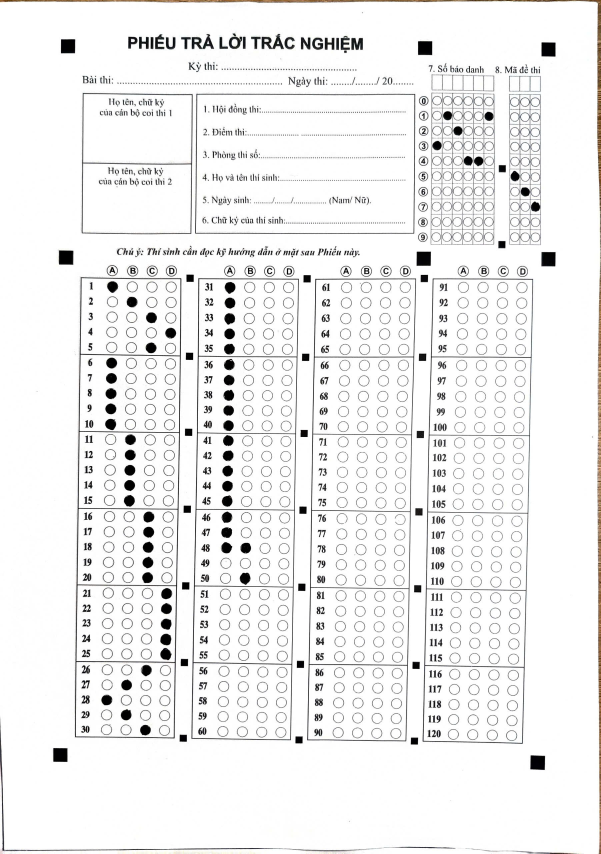
#> input picture images/2020.jpg, 1801 x 2560 px, found by its file name (shown at 1/3 size)
$ python test.py
#> lines starting #> are read from the running program, lines starting #| are printed output that depends on the picture; after the words box and inside, x2 and y2 are one past the last pixel; in counts of white or black regions, pixels touching at a corner belong together
### support2020.py
import cv2
import numpy as np
#area > 50
def rectContour(contours):
    rectCont =[]
    for contour in contours:
        area = cv2.contourArea(contour)
        if area >= 30:
            peri = cv2.arcLength(contour, True)
            approx = cv2.approxPolyDP(contour,0.04*peri,True)
            if len(approx) == 4:
                rectCont.append(contour)
    rectCont = sorted(rectCont,key= cv2.contourArea,reverse=True)
    return rectCont
def splitImg(img):
    boxes = []
    h,w = img.shape[:2]
    piece_width = w // 4
    piece_height = h // 6
    for x in range(4):
        for y in range(6):
            x_start = x*piece_width
            x_end = x_start+piece_width
            y_start = y*piece_height
            y_end = y_start+piece_height
            piece = img[y_start:y_end,x_start+88:x_end]
            boxes.append(piece)
    return boxes
def splitAns(boxes,rows,cols):
    ans = []
    for i in boxes:
        h,w = i.shape[:2]
        piece_width = w // cols
        piece_height = h // rows
        for y in range(rows):
            for x in range(cols):
                x_start = piece_width*x
                x_end = x_start+piece_width
                y_start = piece_height*y
                y_end = y_start+piece_height
                piece = i[y_start:y_end,x_start:x_end]
                ans.append(piece)
    return ans
def resizeImg(img,width,height):
    img = cv2.resize(img,(width,height))
    return img
def getPointAnswer(secW,secH,x,y):
    cX = (secW*x + secW//2)
    cY = (secH*y + secH//2)
    point = [cX,cY]
    return point
def showAnswer(box,myIndex,ans,grading,questions,choices):
    h,w = box.shape[:2]
    sec_w = int(w // choices)
    sec_h = int(h // questions)
    radius = min(sec_w, sec_h) // 3
    for x in range(questions):
        myAns = myIndex[x]
        myPoint = getPointAnswer(sec_w,sec_h,myAns,x)
        if myIndex[x] == -2:
            correctAns = ans[x]
            correctPoint = getPointAnswer(sec_w,sec_h,correctAns,x)
            cv2.circle(box,correctPoint,radius,(255,0,0),cv2.FILLED,lineType=cv2.LINE_AA)
        else:
            if grading[x] == 1:
                myColor = (0,255,0)
            else :
                myColor = (0,0,255)
                correctAns = ans[x]
                correctPoint = getPointAnswer(sec_w,sec_h,correctAns,x)
                if myIndex[x] != -1:
                    cv2.circle(box,correctPoint,radius,(0,255,0),cv2.FILLED,lineType=cv2.LINE_AA)
                else :
                    cv2.circle(box,correctPoint,radius,(0,125,255),cv2.FILLED,lineType=cv2.LINE_AA)
            if myIndex[x] != -1:
                cv2.circle(box,myPoint,radius,myColor,cv2.FILLED,lineType=cv2.LINE_AA)
    return box
def restoreImg(img,boxes,stack):
    h,w = img.shape[:2]
    rows,cols=6,4
    piece_width = w // cols
    piece_height = h // rows
    count = 0
    for x in range(cols):
        for y in range(rows):
            x_start = x*piece_width
            x_end = x_start+piece_width
            y_start = y*piece_height
            y_end = y_start+piece_height
            img[y_start:y_end,x_start+88:x_end] = boxes[count]
            count += 1
            if count == stack:
                break
        if count == stack:
            break
    return img
# [60 lines left out: functions countPixel, splitAnsPart3, countPixelPartCol, countIndex, showMDD_MD, not called in this run]

def convertMDD_MD(arr):
    return ''.join('x' if x < 0 else str(x) for x in arr)

### solveImg.py
import cv2
import numpy as np
def takeImageAnswer(img,contours,indexX,indexY):
    ori_x1,ori_x2,ori_x3,ori_x4 = indexX[:4]
    x1,x2,x3,x4 = indexX[:4]
    ori_y1,ori_y2,ori_y3,ori_y4 = indexY[:4]
    y1,y2,y3,y4 = indexY[:4]
    time,a,b,c,d = 0,0,0,0,0
    step = 5
    pointContour = np.zeros((4,2))
    while(a!=1 or b!=1 or c!=1 or d!=1) and time!=10:
        for contour in contours:
            x,y,w,h = cv2.boundingRect(contour)
            if a!=1:
                x2 = ori_x2+time*step
                y2 = ori_y2+time*step
                if x1<=x<=x2 and x1<=x+w<=x2 and y1<=y<=y2 and y1<=y+h<=y2:
                    cv2.rectangle(img, (x1, y1), (x2, y2), (0, 255, 0), 2)
                    a =1
                    pointContour[0][0],pointContour[0][1] = x,y
            if c!=1:
                x2 = ori_x2+time*step
                y3 = ori_y3-time*step
                if x1<=x<=x2 and x1<=x+w<=x2 and y3<=y<=y4 and y3<=y+h<=y4:
                    cv2.rectangle(img, (x1, y3), (x2, y4), (0, 255, 0), 2)
                    c =1
                    pointContour[2][0],pointContour[2][1] = x,y
            if b!=1:
                x3 = ori_x3-time*step
                y2 = ori_y2+time*step
                if x3<=x<=x4 and x3<=x+w<=x4 and y1<=y<=y2 and y1<=y+h<=y2:
                    cv2.rectangle(img, (x3, y1), (x4, y2), (0, 255, 0), 2)
                    b =1
                    pointContour[1][0],pointContour[1][1] = x,y
            if d!=1:
                x3 = ori_x3-time*step
                y3 = ori_y3-time*step
                if x3<=x<=x4 and x3<=x+w<=x4 and y3<=y<=y4 and y3<=y+h<=y4:
                    cv2.rectangle(img, (x3, y3), (x4, y4), (0, 255, 0), 2)
                    d =1
                    pointContour[3][0],pointContour[3][1] = x,y
        time+=1
    return img,pointContour
# [83 lines left out: functions takeImageAfterWarp, takeImageMDD, not called in this run]

### test.py
import cv2
import numpy as np
import support2020 as sp
import solveImg as si
# import MDD as mdd
path = r'C:\Code VSCode\OMR\Optical_Mark_Recognition\images\2020.jpg'
widthImg = 1000
heightImg = 1400
questions = 50
choices = 4
stack = questions//5
MDD = []
MD = []
finalAns = (
    [0] * 10 +  # 10 câu A
    [1] * 10 +  # 10 câu B
    [2] * 10 +  # 10 câu C
    [3] * 10 +  # 10 câu D
    [0] * 10    # 10 câu A
)
img = cv2.imread(path)
#> img is the input picture: shape (2560, 1801, 3); mean B, G, R 239.3, 239.5, 239.6
img = cv2.resize(img,(widthImg,heightImg))
#> img: shape (1400, 1000, 3)
imgAns = img.copy()
imgFinal = img.copy()
#cv2.imshow("originally",img)
#Gray
imgGray = cv2.cvtColor(img,cv2.COLOR_BGR2GRAY)
# Blur
imgBlur = cv2.GaussianBlur(imgGray, (5,5), 1)
# Canny
imgCanny = cv2.Canny(imgBlur, 50, 150)
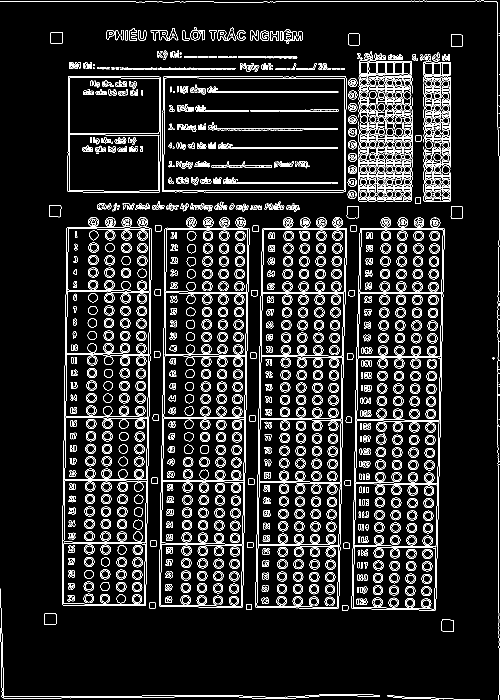
#> imgCanny: shape (1400, 1000) (shown at 1/2 size); 9.2% white in thin lines or dots
#cv2.imshow("Canny",imgCanny)
#contour
contours,h = cv2.findContours(imgCanny,cv2.RETR_EXTERNAL,cv2.CHAIN_APPROX_NONE)
#> contours = 329 contours, 129 with area under 20; largest, box (x1, y1, x2, y2) and area: (703, 456, 889, 1221) 128898, (124, 454, 303, 1212) 127666, (511, 456, 694, 1217) 127112, (318, 455, 499, 1216) 126599, (324, 153, 693, 385) 84486; h = 329 rows, first 6: [1, -1, -1, -1], [2, 0, -1, -1], [3, 1, -1, -1], [4, 2, -1, -1], [5, 3, -1, -1], [6, 4, -1, -1]
#loc ra contours tu giac area > 50
contours = sp.rectContour(contours)
#> the loop in rectContour, `for contour in contours:` made 329 passes
#> (area, peri, approx) on passes 3 to 12: (543.5, 93.07, [[884, 1239], [883, 1261], [907, 1262], [907, 1240]]), (521, 89.66, [[89, 1227], [89, 1249], [111, 1249], [112, 1228]]), (126, 43.66, [[685, 1210], [684, 1220], [695, 1221], [695, 1210]]), (121, 44, [[492, 1208], [492, 1219], [503, 1219], [503, 1208]]), (129, 44.83, [[299, 1205], [299, 1216], [310, 1216], [310, 1205]]), (1976, 2251.8, [[0, 1177], [7, 1396], [759, 1392], [8, 1393]]), (129.5, 45.07, [[687, 1086], [687, 1096], [698, 1097], [698, 1086]]), (128, 43.66, [[495, 1084], [494, 1094], [505, 1095], [506, 1085]]), (128, 44.83, [[301, 1081], [301, 1092], [312, 1092], [312, 1081]]), (129, 44.83, [[690, 960], [690, 971], [701, 971], [701, 960]])
#> (area, peri) on passes 47, 49, 50, 51, 52, 53: (83, 34.49), (312, 66.28), (308, 65.46), (310, 66.28), (313, 66.28), (307.5, 64.87)
#> after the loop in rectContour, `for contour in contours:`: rectCont = 56 contours; largest, box (x1, y1, x2, y2) and area: (703, 456, 889, 1221) 128898, (124, 454, 303, 1212) 127666, (511, 456, 694, 1217) 127112, (318, 455, 499, 1216) 126599, (324, 153, 693, 385) 84486
#> contours has the same summary as rectCont in rectContour
#cv2.drawContours(img, contours, -1, (0,255,0), 2)
img,pointContour = si.takeImageAnswer(img,contours,[50,150,900,1000],[380,450,1250,1300])
#> after the loop in takeImageAnswer, `while(a!=1 or b!=1 or c!=1 or d!=1) and time!=10:`:
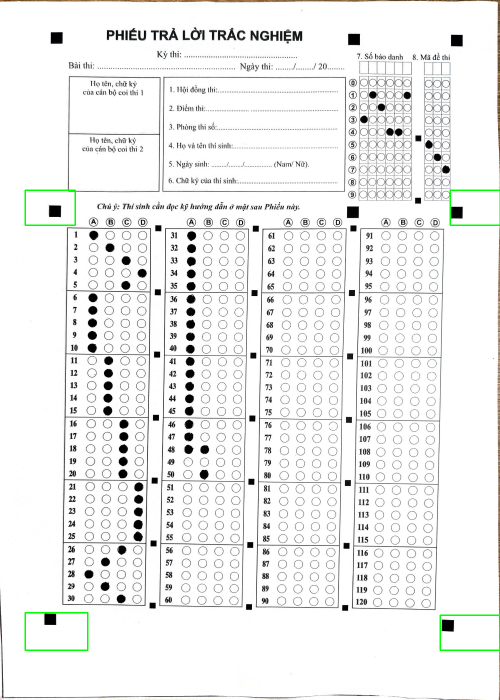
#> img: shape (1400, 1000, 3) (shown at 1/2 size); mean B, G, R 238.6, 239.5, 238.9
#> after the loop in takeImageAnswer, `while(a!=1 or b!=1 or c!=1 or d!=1) and time!=10:`: a = 1; pointContour = [[98, 410], [901, 413], [88, 1227], [883, 1239]]; time = 6; x2 = 175; x3 = 880; y2 = 450; y3 = 1225
#> pointContour = [[98, 410], [901, 413], [88, 1227], [883, 1239]]
#print(pointContour)
#cv2.namedWindow("contours", cv2.WINDOW_NORMAL)
#cv2.imshow("contours",img)
pt1 = np.float32([pointContour[0], pointContour[1], pointContour[2], pointContour[3]])
#> pt1 = [[98, 410], [901, 413], [88, 1227], [883, 1239]]
pt2 = np.float32([[0, 0], [widthImg, 0], [0, heightImg], [widthImg, heightImg]])
matrix = cv2.getPerspectiveTransform(pt1, pt2)
#> matrix = [[1.25, 0.0154, -129.3], [-0.00632, 1.69, -692.7], [1.39e-05, -1.17e-05, 1]]
imgWarpColored = cv2.warpPerspective(imgAns, matrix, (widthImg, heightImg))
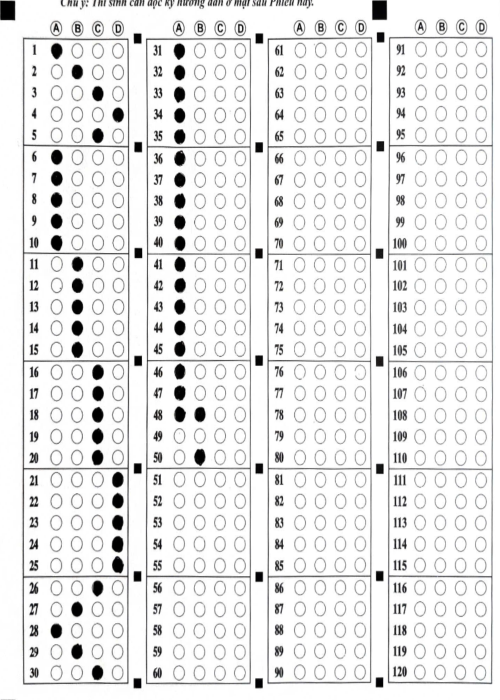
#> imgWarpColored: shape (1400, 1000, 3) (shown at 1/2 size); mean B, G, R 232.8, 232.8, 232.8
#cv2.namedWindow("first", cv2.WINDOW_NORMAL)
#cv2.imshow('blank', imgWarpColored)

per_x1,per_x2,per_y1,per_y2 = 8,982,72,1375
imgPer = imgWarpColored[per_y1:per_y2,per_x1:per_x2]
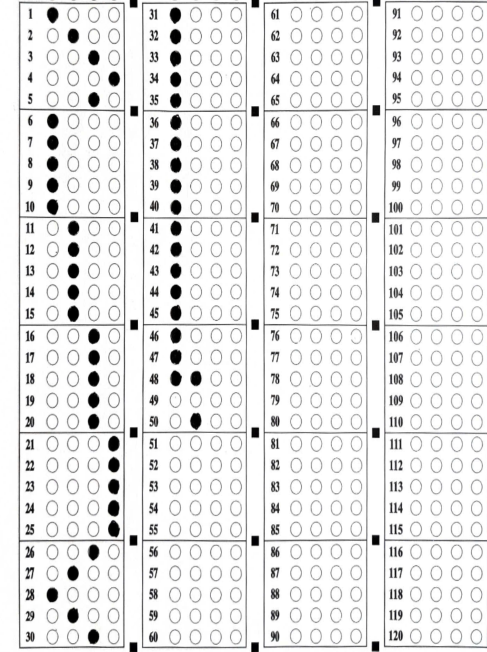
#> imgPer: shape (1303, 974, 3) (shown at 1/2 size); mean B, G, R 232.5, 232.4, 232.5
#cv2.imshow("first",imgPer)
imgRevert = imgPer.copy()
imgCvt = cv2.cvtColor(imgPer, cv2.COLOR_BGR2GRAY)
imgThresh = cv2.threshold(imgCvt, 135, 255, cv2.THRESH_BINARY_INV)[1]
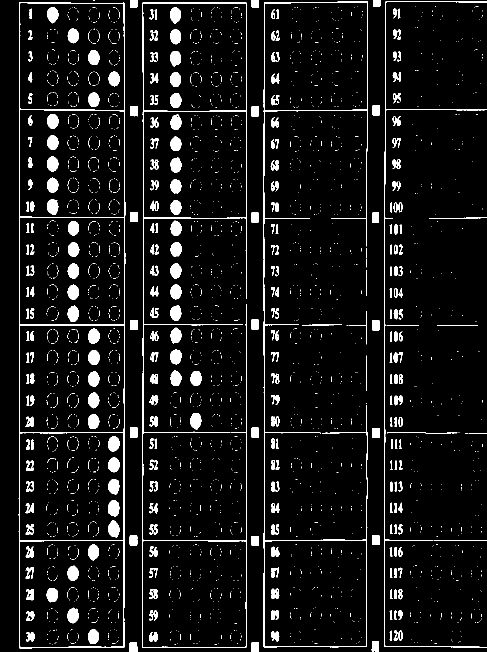
#> imgThresh: shape (1303, 974) (shown at 1/2 size); 6.6% white; 2895 white regions (2594 under 20 px), largest, box (x1, y1, x2, y2) and area: (37, 4, 251, 1297) 7683, (284, 5, 494, 1296) 6270, (527, 3, 736, 1295) 5015
boxes = sp.splitImg(imgThresh)
#> after the loop in splitImg, `for x in range(4):`: boxes = 24 items
#> boxes = 24 items
# [8 lines of commented-out code are left out]
ans = sp.splitAns(boxes,5,4)
#> the loop in splitAns, `for i in boxes:` made 24 passes
#> after the loop in splitAns, `for i in boxes:`: ans = 480 items
#> ans = 480 items
x = 0
# [4 lines of commented-out code are left out]
pixelVals = np.zeros((120, choices))
countC = 0
countR = 0
#count pixel
for image in ans:
    totalPixels = cv2.countNonZero(image)
    pixelVals[countR][countC] = totalPixels
    countC += 1
    if(countC == choices):
        countR += 1
        countC = 0
#> this loop made 480 passes
#> totalPixels on passes 1 to 12: 601, 117, 110, 115, 46, 522, 55, 41, 34, 40, 531, 39
#> after the loop, countC = 0; countR = 120; pixelVals = 120 rows, first 6: [601, 117, 110, 115], [46, 522, 55, 41], [34, 40, 531, 39], [41, 45, 64, 520], [43, 41, 519, 35], [632, 127, 127, 121]
#print(pixelVals)
#index
myIndex = []
for x in range(questions):

    arr = pixelVals[x]
    validIndex = np.where(arr > 200)[0]
    if len(validIndex) == 0:
        myIndex.append(-1)
    elif len(validIndex) > 1:
        myIndex.append(-2)
    else:
        myIndex.append(validIndex[0])
#> this loop made 50 passes
#> (arr, validIndex) on passes 1 to 12: ([601, 117, 110, 115], [0]), ([46, 522, 55, 41], [1]), ([34, 40, 531, 39], [2]), ([41, 45, 64, 520], [3]), ([43, 41, 519, 35], [2]), ([632, 127, 127, 121], [0]), ([522, 43, 46, 40], [0]), ([538, 52, 48, 42], [0]), ([537, 55, 33, 52], [0]), ([560, 36, 46, 37], [0]), ([107, 575, 101, 102], [1]), ([33, 517, 43, 46], [1])
#> arr on pass 26: [40, 42, 530, 30]
print(myIndex)
#| [0, 1, 2, 3, 2, 0, 0, 0, 0, 0, 1, 1, 1, 1, 1, 2, 2, 2, 2, 2, 3, 3, 3, 3, 3, 2, 1, 0, 1, 2, 0, 0, 0, 0, 0, 0, 0, 0, 0, 0, 0, 0, 0, 0, 0, 0, 0, -2, -1, 1]
#grading
grading = []

for x in range(0, questions):
    if( myIndex[x] == finalAns[x] ):
        grading.append(1)
    else:
        grading.append(0)
imgRawRevert = np.zeros_like(imgRevert)
rawBoxes = sp.splitImg(imgRawRevert)
#> imgRawRevert: shape (1303, 974, 3); every value is 0
for x in range(questions//5):
    stackAns = finalAns[x*5:x*5+5]
    stackIndex = myIndex[x*5:x*5+5]
    stackGrading = grading[x*5:x*5+5]
    rawBoxes[x] = sp.showAnswer(rawBoxes[x], stackIndex, stackAns, stackGrading, 5, 4)
x = 2
# [4 lines of commented-out code are left out]
reRawImg = sp.restoreImg(imgRawRevert, rawBoxes, stack)
#> after the loop in restoreImg, `for x in range(cols):`:
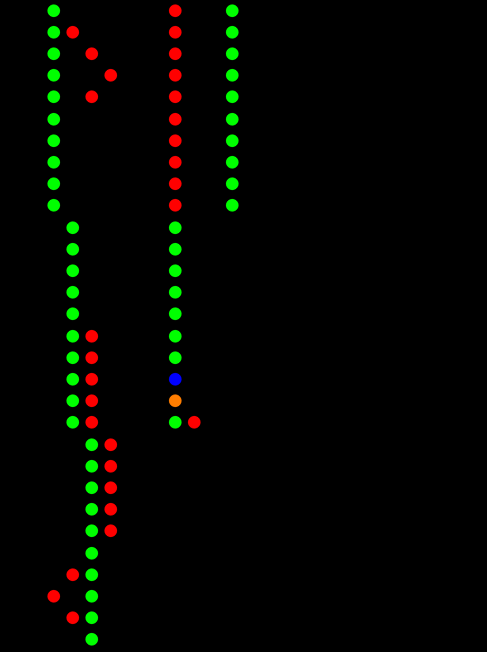
#> img: shape (1303, 974, 3) (shown at 1/2 size); mean of channels 0, 1, 2 0.1, 4.8, 2.9; drawn as B, G, R
#cv2.namedWindow("inv", cv2.WINDOW_NORMAL)
#cv2.imshow("resore",reRawImg)
imgRawRevert1 = np.zeros_like(imgWarpColored)
imgRawRevert1[per_y1:per_y2, per_x1:per_x2] = reRawImg
#cv2.imshow("revert",imgRawRevert1)
invMatrix = cv2.getPerspectiveTransform(pt2, pt1)

imgInvWarp = cv2.warpPerspective(
    imgRawRevert1,
    invMatrix,
    (widthImg, heightImg),
    flags=cv2.INTER_NEAREST
)
kernel = np.ones((3,3), np.uint8)
imgInvWarp = cv2.dilate(imgInvWarp,kernel,iterations=1)
gray = cv2.cvtColor(imgInvWarp, cv2.COLOR_BGR2GRAY)
_, mask = cv2.threshold(gray,10,255,cv2.THRESH_BINARY)
#> mask: shape (1400, 1000); 1.8% white; 78 white regions, largest, box (x1, y1, x2, y2) and area: (462, 509, 485, 527) 336, (460, 586, 484, 604) 335, (177, 457, 201, 475) 334
maskInv = cv2.bitwise_not(mask)
imgBg = cv2.bitwise_and(imgFinal,imgFinal,mask=maskInv)
imgFg = cv2.bitwise_and(imgInvWarp,imgInvWarp,mask=mask)
imgFinal = cv2.add(imgBg, imgFg)
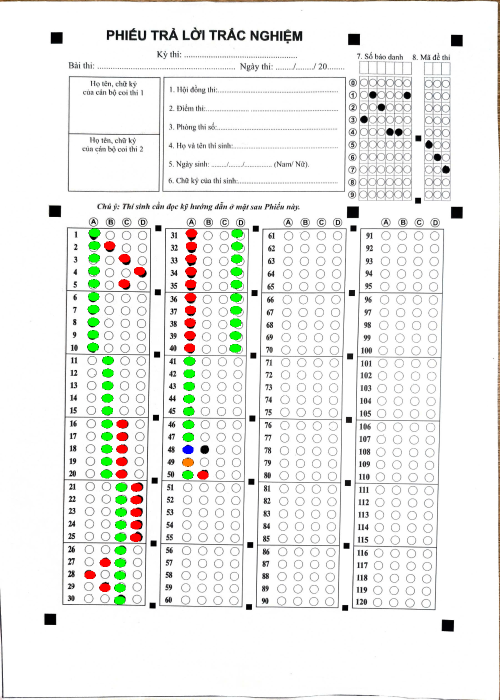
#> imgFinal: shape (1400, 1000, 3) (shown at 1/2 size); mean B, G, R 236.8, 239.5, 238.6
#cv2.imshow('inv', imgInvWarp)

imgFinal = cv2.addWeighted(imgFinal, 1, imgInvWarp, 1, 0)
check = cv2.imwrite(r"C:\review_OMR\images\final2020x1.jpg", imgFinal)
print(check)
#| True
if cv2.waitKey(0) == ord('x'):
#> (key x is pressed here)
    cv2.destroyAllWindows()
